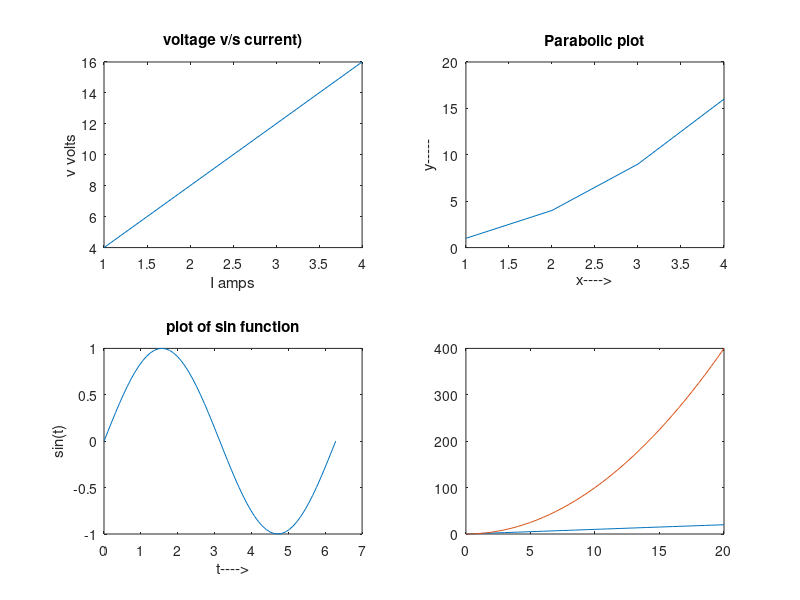

Reproduce this figure in MATLAB. (Note: this script raises an error after producing the figure.)
%% line plot
x=1:0.1:100
y1=sqrt(x.^2 +1);
y2=5.*x+20
y3=10.*x+3;
plot(x,y1,'ro')
line(x,y2)
line(x,y3)
%% pause command 
p=[1 2;3 4]
q=[5 6;7 8];
disp('matrix p is')
disp(p)
disp("prog paused press any key to disp q")
pause
disp('matrix q is')
disp(q)
z=p+q;
disp("prog is paused press any key to display sum")
pause
disp(z)
%% variable creation
x=2;
y=4;         %var x created
z=(x+y);  
%% subplots
I=1:4
v=4*I
subplot (2,2,1)
plot(I,v)
title('voltage v/s current)')
xlabel('I amps')
ylabel('v volts')

x=[1 2 3 4];
y=x.^2
subplot(2,2,2)
plot(x,y)
title ('Parabolic plot')
xlabel('x---->')
ylabel('y-----')

t=0:pi/30:2*pi;
subplot(2,2,3)
plot(t,sin(t))
xlabel('t---->')
ylabel('sin(t)')
title('plot of sin function')

subplot(2,2,4)
plot(t,cos(t))
xlabel('t---->')
ylabel('cos(t)')
title('plot of cos function')
%% for loop sum vector ele
sum=0;
for k=[1 5 7 6],
    sum=sum+k;
end
fprintf("sum is %d",sum)
%% for loop sum range of values
sum=0;
for k=[0:2:20],
    sum=sum+k;
end
fprintf("sum is %d",sum)
%% for loop sum range of values
sum=0;
for k=[1:2:50],
    sum=sum+k;
end
fprintf("sum is %d",sum)
%% for loop sum range of values
sum=0;
for k=[0:1:30],
    sum=sum+k;
end
fprintf("sum is %d",sum)
%% multiple plot using hold on hold off
x=0:0.5:20
y=x
plot(x,y)
hold on
y2=x.^2
plot(x,y2)
hold off
%% ODE 45 solver
tspan=[0 10]
x0=1;
[t,y]=ode45(@func1,tspan,x0);
plot(t,y)
%% inline function
fx=inline('x^3+4*x^2+5*x+6','x')
fx(4)
y=feval(fx,4)
%% ode45 function
function xdot=func1(t,x)
xdot= -2*x;
end
